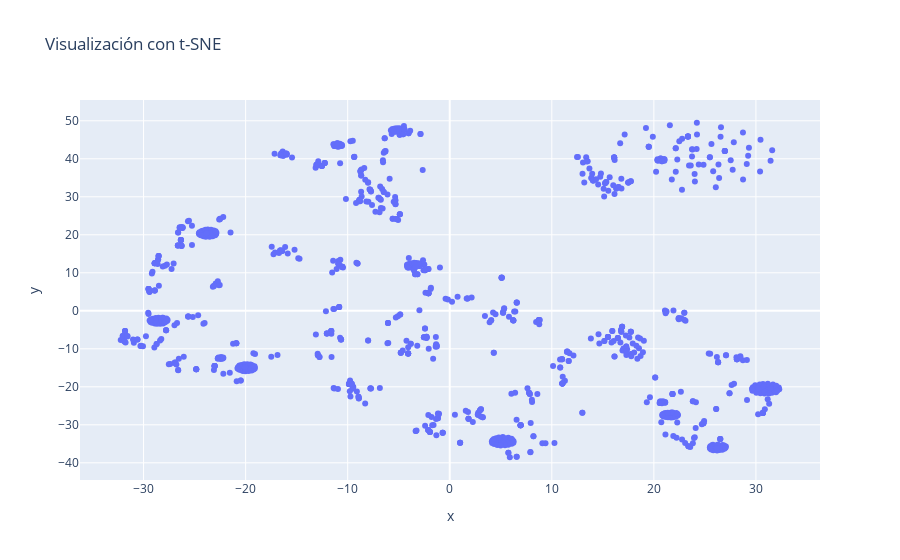

Here is the notebook cell this chart was saved with:
### Code cell
import plotly.express as px

fig = px.scatter(
    x=emb_tsne[:,0], y=emb_tsne[:,1], title='Visualización con t-SNE',
    hover_name=samples
)

fig.show()

### Figure 1 — Plotly figure (JSON) as saved in the notebook; plotly's stock layout.template omitted (floating-point values rounded to 4 significant figures; data arrays with more than 128 entries replaced by an {"elided": "..."} marker saying what was removed)
{"data": [{"hovertemplate": "<b>%{hovertext}</b><br><br>x=%{x}<br>y=%{y}<extra></extra>", "hovertext": {"elided": "1000 str values"}, "legendgroup": "", "marker": {"color": "#636efa", "symbol": "circle"}, "mode": "markers", "name": "", "orientation": "v", "showlegend": false, "type": "scatter", "x": {"elided": "1000 float values"}, "xaxis": "x", "y": {"elided": "1000 float values"}, "yaxis": "y"}], "layout": {"legend": {"tracegroupgap": 0}, "title": {"text": "Visualización con t-SNE"}, "xaxis": {"anchor": "y", "domain": [0, 1], "title": {"text": "x"}}, "yaxis": {"anchor": "x", "domain": [0, 1], "title": {"text": "y"}}}}
